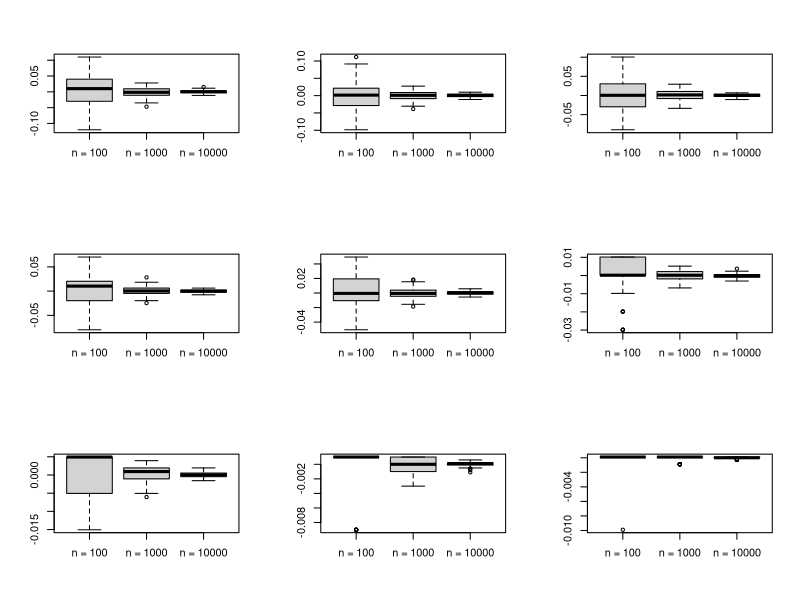

The R source for this figure:
set.seed(5361)
t = c(0.0,0.67,0.84,1.28,1.65,2.32,2.58,3.09,3.72)
n = c(10^2, 10^3, 10^4)
approx = matrix(0,3,length(t))
for(i in 1:3)
{   
   dat = rnorm(n[i])
   for(j in 1:length(t))
      approx[i,j] = mean( dat <= t[j])
}
result = as.data.frame(rbind(approx,pnorm(t)))
row.names(result) = c('n = 100','n = 1000','n = 10000','True Value')

re = 100
approx = matrix(0,re,length(t))
RepDat = vector("list", length(n))
for(i in 1:3)
{   
   for(j in 1:re)
   {   
      dat = rnorm(n[i])
      for(k in 1:length(t))
         approx[j,k] = mean( dat <= t[k]) - pnorm(t[k])
   }   
   RepDat[[i]] = approx
}

par(mfrow = c(3,3))
for(i in 1:9)
   boxplot(RepDat[[1]][,i],RepDat[[2]][,i],RepDat[[3]][,i],names=c('n = 100','n = 1000','n = 10000'))

